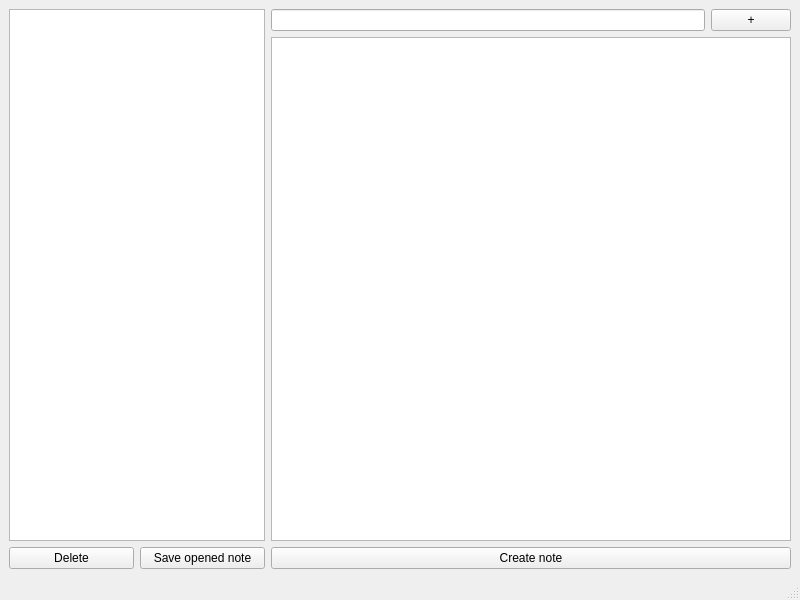
<?xml version="1.0" encoding="UTF-8"?>
<ui version="4.0">
 <class>MainWindow</class>
 <widget class="QMainWindow" name="MainWindow">
  <property name="geometry">
   <rect>
    <x>0</x>
    <y>0</y>
    <width>800</width>
    <height>600</height>
   </rect>
  </property>
  <property name="windowTitle">
   <string>MainWindow</string>
  </property>
  <widget class="QWidget" name="centralwidget">
   <layout class="QHBoxLayout" name="horizontalLayout">
    <item>
     <layout class="QGridLayout" name="gridLayout">
      <item row="0" column="0" rowspan="2" colspan="2">
       <widget class="QTableView" name="tableView"/>
      </item>
      <item row="0" column="2">
       <widget class="QLineEdit" name="noteTitle"/>
      </item>
      <item row="1" column="2" colspan="2">
       <widget class="QTextEdit" name="textEdit"/>
      </item>
      <item row="2" column="0">
       <widget class="QPushButton" name="ButtonDelete">
        <property name="text">
         <string>Delete</string>
        </property>
       </widget>
      </item>
      <item row="2" column="1">
       <widget class="QPushButton" name="ButtonSaveOpenedNote">
        <property name="text">
         <string>Save opened note</string>
        </property>
       </widget>
      </item>
      <item row="0" column="3">
       <widget class="QPushButton" name="ButtonPlus">
        <property name="text">
         <string>+</string>
        </property>
       </widget>
      </item>
      <item row="2" column="2" colspan="2">
       <widget class="QPushButton" name="ButtonCreateNote">
        <property name="text">
         <string>Create note</string>
        </property>
       </widget>
      </item>
     </layout>
    </item>
   </layout>
  </widget>
  <widget class="QMenuBar" name="menubar">
   <property name="geometry">
    <rect>
     <x>0</x>
     <y>0</y>
     <width>800</width>
     <height>22</height>
    </rect>
   </property>
  </widget>
  <widget class="QStatusBar" name="statusbar"/>
 </widget>
 <resources/>
 <connections/>
</ui>
